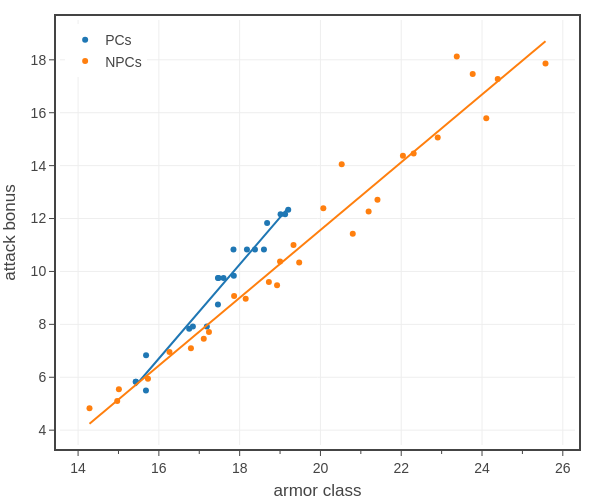

Notebook code for this chart:
### Code cell
# plots the damage ratio for a party of four PCs against a single monster
import pandas as pd

# pc stats
classes = list(PC_CLASSES.keys())
pc_data_file = f'../../_classes/xp-and-player-characters/pc data - Medium 2 short rests.json'
dfP = load_pc_data(pc_data_file, ['class','level','hit points mean','hit points multiplier','damage per round mean','attack bonus','armor class'])
dfP['adj hit points mean'] = dfP['hit points mean']*dfP['hit points multiplier']
dfP = dfP.rename({'adj hit points mean': 'adj HP', 'damage per round mean': 'adj DPR', 'attack bonus': 'adj AB', 'armor class': 'adj AC'}, axis=1)
xp_values = 0.5*np.array(ENCOUNTER_DIFFICULTIES['Daily']['XP'])
dfP['XP'] = dfP.apply(lambda row: xp_values[row['level']-1], axis=1)
dfP = dfP[dfP['class'].isin(classes)]
dfP = dfP[['level','adj HP','adj DPR','adj AC','adj AB','XP']].groupby(['level']).mean()

# monster stats
dfM = pd.read_csv('../../assets/data/monsters.csv')
dfM = dfM[dfM['CR'].between(1, 28)]
dfM = dfM[['CR','HP','adj HP','AC','adj AC','adj DPR','adj AB','XP']].groupby(['CR']).mean()
dfM.sort_values(by='CR', inplace=True)


# create figure
fig = go.Figure()

"""fig.add_scatter(
    x=dfP['adj AC'], 
    y=dfP['adj AB'],
    name='PCs',
    mode='lines+markers',
)

fig.add_scatter(
    x=dfM['adj AC'], 
    y=dfM['adj AB'],
    name='NPCs',
    mode='lines+markers',
)"""

colors = iter(COLORS)
fig = tfb.plot_data_and_fit(fig, x=dfP['adj AC'], y=dfP['adj AB'], name='PCs', legendgroup='PCs', line_color=next(colors), print_coefficients=True)
fig = tfb.plot_data_and_fit(fig, x=dfM['adj AC'], y=dfM['adj AB'], name='NPCs', legendgroup='NPCs', line_color=next(colors), print_coefficients=True)

# show figure
fig.update_layout(
    template=tfb.FIG_TEMPLATE,
    xaxis=dict(
        title_text='armor class',
        #range=[0.8, 28.2],
        tick0=0, dtick=2,
        minor=dict(tick0=0, dtick=1),
    ),
    yaxis=dict(
        title_text='attack bonus',
        #range=[0, 2],
        tick0=0, dtick=2,
        minor=dict(tick0=0, dtick=2),
        tickformat='.0f',
    ),
    legend=dict(
        yanchor='top',  y=0.99,
        xanchor='left', x=0.01,
    ),
    width=600, 
    height=500,
)
fig.show(config=tfb.FIG_CONFIG)

### Figure 1 — Plotly figure (JSON) as saved in the notebook; plotly's stock layout.template omitted (floating-point values rounded to 4 significant figures)
{"data": [{"legendgroup": "PCs", "line": {"color": "#1f77b4"}, "mode": "markers", "name": "PCs", "type": "scatter", "x": [15.68, 15.43, 15.43, 15.68, 16.75, 16.84, 17.19, 17.46, 17.46, 17.48, 17.6, 17.86, 17.85, 18.18, 18.38, 18.6, 18.68, 19.01, 19.12, 19.2], "y": [5.5, 5.833, 5.833, 6.833, 7.833, 7.917, 7.917, 8.75, 9.75, 9.75, 9.75, 9.833, 10.83, 10.83, 10.83, 10.83, 11.83, 12.17, 12.17, 12.33]}, {"hoverinfo": "skip", "legendgroup": "PCs", "line": {"color": "#1f77b4"}, "mode": "lines", "name": "PCs", "showlegend": false, "type": "scatter", "x": [15.68, 15.43, 15.43, 15.68, 16.75, 16.84, 17.19, 17.46, 17.46, 17.48, 17.6, 17.86, 17.85, 18.18, 18.38, 18.6, 18.68, 19.01, 19.12, 19.2], "y": [6.14, 5.695, 5.689, 6.145, 8.042, 8.205, 8.821, 9.31, 9.31, 9.336, 9.555, 10.01, 9.995, 10.59, 10.94, 11.34, 11.48, 12.07, 12.27, 12.41]}, {"legendgroup": "NPCs", "line": {"color": "#ff7f0e"}, "mode": "markers", "name": "NPCs", "type": "scatter", "x": [14.28, 14.97, 15.01, 15.73, 16.26, 16.79, 17.11, 17.24, 17.86, 18.15, 18.72, 18.93, 19, 19.47, 19.33, 20.8, 20.07, 21.19, 21.41, 20.53, 22.31, 22.04, 22.9, 24.11, 23.77, 24.39, 23.38, 25.57], "y": [4.828, 5.102, 5.549, 5.942, 6.954, 7.093, 7.454, 7.71, 9.075, 8.97, 9.6, 9.481, 10.37, 10.34, 11, 11.43, 12.39, 12.27, 12.71, 14.05, 14.46, 14.38, 15.06, 15.79, 17.46, 17.28, 18.12, 17.86]}, {"hoverinfo": "skip", "legendgroup": "NPCs", "line": {"color": "#ff7f0e"}, "mode": "lines", "name": "NPCs", "showlegend": false, "type": "scatter", "x": [14.28, 14.97, 15.01, 15.73, 16.26, 16.79, 17.11, 17.24, 17.86, 18.15, 18.72, 18.93, 19, 19.47, 19.33, 20.8, 20.07, 21.19, 21.41, 20.53, 22.31, 22.04, 22.9, 24.11, 23.77, 24.39, 23.38, 25.57], "y": [4.242, 5.121, 5.174, 6.096, 6.779, 7.459, 7.865, 8.03, 8.828, 9.195, 9.93, 10.19, 10.28, 10.89, 10.71, 12.59, 11.66, 13.09, 13.37, 12.24, 14.52, 14.18, 15.28, 16.82, 16.39, 17.19, 15.89, 18.7]}], "layout": {"height": 500, "legend": {"x": 0.01, "xanchor": "left", "y": 0.99, "yanchor": "top"}, "width": 600, "xaxis": {"dtick": 2, "minor": {"dtick": 1, "tick0": 0}, "tick0": 0, "title": {"text": "armor class"}}, "yaxis": {"dtick": 2, "minor": {"dtick": 2, "tick0": 0}, "tick0": 0, "tickformat": ".0f", "title": {"text": "attack bonus"}}}}
